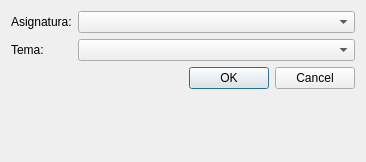
<?xml version="1.0" encoding="UTF-8"?>
<ui version="4.0">
 <class>QuizForm</class>
 <widget class="QWidget" name="QuizForm">
  <property name="geometry">
   <rect>
    <x>0</x>
    <y>0</y>
    <width>366</width>
    <height>162</height>
   </rect>
  </property>
  <property name="windowTitle">
   <string>Form</string>
  </property>
  <layout class="QGridLayout" name="gridLayout">
   <item row="0" column="0">
    <layout class="QFormLayout" name="formLayout">
     <item row="0" column="0">
      <widget class="QLabel" name="label">
       <property name="text">
        <string>Asignatura:</string>
       </property>
      </widget>
     </item>
     <item row="0" column="1">
      <widget class="QComboBox" name="cmbasignaturaQ"/>
     </item>
     <item row="1" column="0">
      <widget class="QLabel" name="label_2">
       <property name="text">
        <string>Tema:</string>
       </property>
      </widget>
     </item>
     <item row="1" column="1">
      <widget class="QComboBox" name="cmbtemas"/>
     </item>
     <item row="2" column="1">
      <widget class="QDialogButtonBox" name="buttonBox">
       <property name="standardButtons">
        <set>QDialogButtonBox::Cancel|QDialogButtonBox::Ok</set>
       </property>
      </widget>
     </item>
    </layout>
   </item>
  </layout>
 </widget>
 <resources/>
 <connections/>
</ui>
